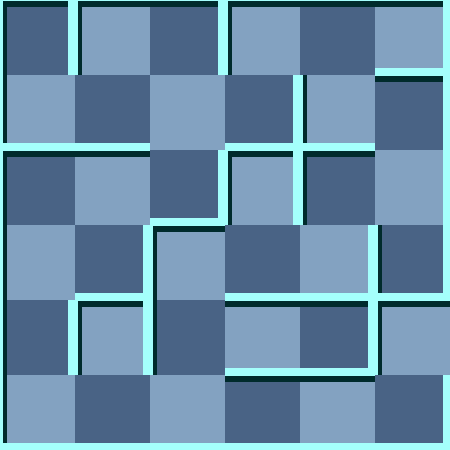

A 2D game scene composited from a Tiled map and its tileset images. What follows is a short description and the map's XML, with each tile layer's data collapsed to a summary:
An orthogonal 6x6 tile map with 75x75 px tiles, 2 tile layers (background, 块层 1) and 6 objects (Exit, RedMummy, Door, Trap, Key, ...).

<map version="1.0" orientation="orthogonal" width="6" height="6" tilewidth="75" tileheight="75">
 <tileset firstgid="1" name="wall" tilewidth="75" tileheight="75">
  <image source="gfx/wall.png" width="300" height="375" />
  <tile id="0">
   <properties>
    <property name="ValOfWall" value="0" />
   </properties>
  </tile>
  <tile id="1">
   <properties>
    <property name="ValOfWall" value="1" />
   </properties>
  </tile>
  <tile id="2">
   <properties>
    <property name="ValOfWall" value="2" />
   </properties>
  </tile>
  <tile id="3">
   <properties>
    <property name="ValOfWall" value="3" />
   </properties>
  </tile>
  <tile id="4">
   <properties>
    <property name="ValOfWall" value="4" />
   </properties>
  </tile>
  <tile id="5">
   <properties>
    <property name="ValOfWall" value="5" />
   </properties>
  </tile>
  <tile id="6">
   <properties>
    <property name="ValOfWall" value="6" />
   </properties>
  </tile>
  <tile id="7">
   <properties>
    <property name="ValOfWall" value="7" />
   </properties>
  </tile>
  <tile id="8">
   <properties>
    <property name="ValOfWall" value="8" />
   </properties>
  </tile>
  <tile id="9">
   <properties>
    <property name="ValOfWall" value="9" />
   </properties>
  </tile>
  <tile id="10">
   <properties>
    <property name="ValOfWall" value="10" />
   </properties>
  </tile>
  <tile id="11">
   <properties>
    <property name="ValOfWall" value="11" />
   </properties>
  </tile>
  <tile id="12">
   <properties>
    <property name="ValOfWall" value="12" />
   </properties>
  </tile>
  <tile id="13">
   <properties>
    <property name="ValOfWall" value="13" />
   </properties>
  </tile>
  <tile id="14">
   <properties>
    <property name="ValOfWall" value="14" />
   </properties>
  </tile>
  <tile id="15">
   <properties>
    <property name="ValOfWall" value="15" />
   </properties>
  </tile>
  <tile id="18">
   <properties>
    <property name="ValOfWall" value="-1" />
   </properties>
  </tile>
 </tileset>
 <layer name="background" width="6" height="6">
  <data>[36 cells, 36 non-empty, 2 distinct tile ids]</data>
 </layer>
 <layer name="块层 1" width="6" height="6">
  <data>[36 cells, 36 non-empty, 14 distinct tile ids]</data>
 </layer>
 <objectgroup name="对象层 1" width="6" height="6">
  <object name="Exit" x="450" y="300" />
  <object name="RedMummy" x="375" y="300">
   <properties>
    <property name="value" value="21" />
   </properties>
  </object>
  <object name="Door" x="150" y="375">
   <properties>
    <property name="direction" value="8" />
    <property name="value" value="15" />
   </properties>
  </object>
  <object name="Trap" x="75" y="0">
   <properties>
    <property name="value" value="10" />
   </properties>
  </object>
  <object name="Key" x="75" y="75">
   <properties>
    <property name="value" value="12" />
   </properties>
  </object>
  <object name="Player" x="225" y="75">
   <properties>
    <property name="value" value="1" />
   </properties>
  </object>
 </objectgroup>
</map>
